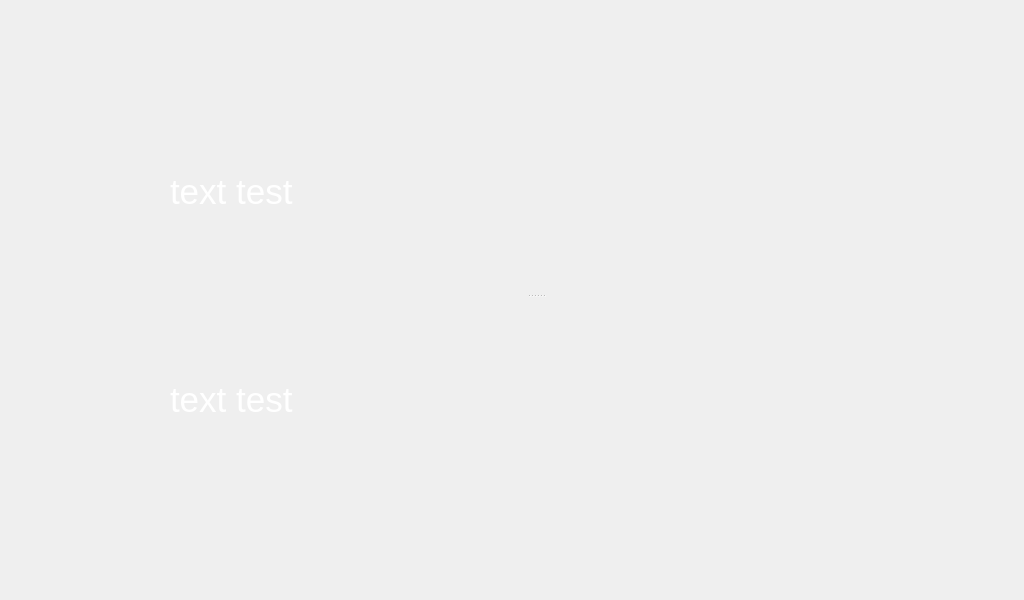
<?xml version="1.0" encoding="UTF-8"?>
<ui version="4.0">
 <class>Weather</class>
 <widget class="QDialog" name="Weather">
  <property name="geometry">
   <rect>
    <x>0</x>
    <y>0</y>
    <width>1024</width>
    <height>600</height>
   </rect>
  </property>
  <property name="windowTitle">
   <string>Dialog</string>
  </property>
  <property name="styleSheet">
   <string notr="true">color: rgb(0,0,0);</string>
  </property>
  <widget class="QPushButton" name="Back_Home">
   <property name="geometry">
    <rect>
     <x>-40</x>
     <y>0</y>
     <width>150</width>
     <height>600</height>
    </rect>
   </property>
   <property name="focusPolicy">
    <enum>Qt::NoFocus</enum>
   </property>
   <property name="styleSheet">
    <string notr="true">image: url(:/icons/icons/home.png);</string>
   </property>
   <property name="text">
    <string/>
   </property>
   <property name="flat">
    <bool>true</bool>
   </property>
  </widget>
  <widget class="QSplitter" name="splitter">
   <property name="geometry">
    <rect>
     <x>170</x>
     <y>90</y>
     <width>731</width>
     <height>411</height>
    </rect>
   </property>
   <property name="orientation">
    <enum>Qt::Vertical</enum>
   </property>
   <widget class="QLabel" name="currentTemperatureLabel">
    <property name="font">
     <font>
      <family>Ubuntu</family>
      <pointsize>26</pointsize>
     </font>
    </property>
    <property name="styleSheet">
     <string notr="true">color: rgb(255, 255, 255);</string>
    </property>
    <property name="text">
     <string>text test</string>
    </property>
   </widget>
   <widget class="QLabel" name="currentWindSpeedLabel">
    <property name="font">
     <font>
      <family>Ubuntu</family>
      <pointsize>26</pointsize>
     </font>
    </property>
    <property name="styleSheet">
     <string notr="true">color: rgb(255, 255, 255);</string>
    </property>
    <property name="text">
     <string>text test</string>
    </property>
   </widget>
  </widget>
 </widget>
 <resources/>
 <connections/>
</ui>
